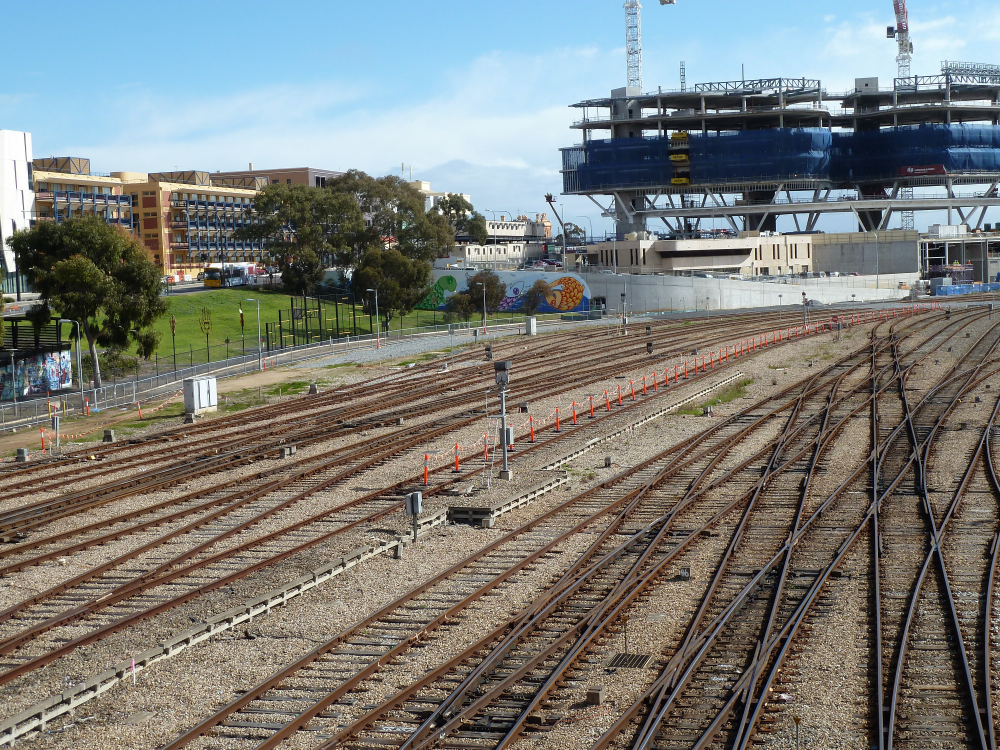
#> input picture APAP/images/APAP-railtracks/P1010517.JPG, 2000 x 1500 px (shown at 1/2 size)
$ python main.py
#> lines starting #> are read from the running program, lines starting #| are printed output that depends on the picture; after the words box and inside, x2 and y2 are one past the last pixel; in counts of white or black regions, pixels touching at a corner belong together
### APAP/matchers.py
import cv2 as cv


class matchers():
    def __init__(self):
        self.sift = cv.SIFT_create()
        FLANN_INDEX_KDTREE = 1
        index_params = dict(algorithm=FLANN_INDEX_KDTREE, trees=5)
        search_params = dict(checks=50)
        self.matcher = cv.BFMatcher()
        # self.flann = cv.FlannBasedMatcher(index_params, search_params)

    def match(self, des1, des2):
        matches = self.matcher.knnMatch(des1, des2, k=2)
        # store all the good matches as per Lowe's ratio test
        good = []
        for m, n in matches:
            if m.distance < 0.7 * n.distance:
                good.append(m)
        return good

    def getFeatures(self, img):
        gray = cv.cvtColor(img, cv.COLOR_BGR2GRAY)
        kp, des = self.sift.detectAndCompute(gray, None)
        return kp, des

### APAP/ransac.py
import numpy as np
import random
from APAP.homography import homography_fit, homography_res
import APAP.utils as utils
import cv2 as cv

random.seed(0)


class RANSAC:
    def __init__(self, M, thr, visual=True):
        self.psize = 4
        self.M = M
        self.thr = thr
        self.visual = visual

    def __call__(self, img1, img2, src, dst):
        res = self.sampling(src, dst)
        con = sum(res <= self.thr)
        maxinx = np.argmax(con)
        matchesMask = (res[:, maxinx] <= self.thr) + 0
        inliers = np.nonzero(matchesMask)[0]

        if self.visual:
            img3 = utils.cv_draw_matches(img1, img2, src, dst, inliers)
            cv.imshow("ransac's result", img3)
            cv.waitKey(0)

        return src[:, inliers], dst[:, inliers]

    def sampling(self, src, dst):
        n = src.shape[1]
        res = np.zeros((n, self.M))

        for m in range(self.M):
            pinx = random.sample(list(range(n)), self.psize)
            psub1 = src[:, pinx]
            psub2 = dst[:, pinx]

            st = homography_fit(psub1, psub2)

            ds = homography_res(st, src, dst)

            res[:, m] = ds

        return res

### APAP/homography.py
import numpy as np
from scipy import linalg
import math


def normalise2dpts(pts):
    """
    param:
      pts -  3xN array of 2D homogeneous coordinates
    return:
      newpts -  3xN array of transformed 2D homogeneous coordinates
      T      -  The 3x3 transformation matrix, newpts = T*pts
    """
    c = np.mean(pts[:2], axis=1)
    newp = np.ones_like(pts)
    newp[0, :] = pts[0, :] - c[0]
    newp[1, :] = pts[1, :] - c[1]

    dist = np.sqrt(np.square(newp[0, :]) + np.square(newp[1, :]))
    meandist = np.mean(dist)

    scale = math.sqrt(2) / meandist

    T = np.array([[scale, 0, -scale * c[0]],
                  [0, scale, -scale * c[1]],
                  [0, 0, 1]])
    newpts = np.dot(T, pts)
    return newpts, T


def get_conditioner_from_pts(Pts):
    Dim = Pts.shape[0]
    Pts = Pts[0:Dim - 1, :]

    m = np.mean(Pts, axis=1)
    s = np.std(Pts, axis=1, ddof=1)
    s = s + (s == 0)

    norm = math.sqrt(2) / s

    T = np.array([[norm[0], 0, -norm[0] * m[0]],
                  [0, norm[1], -norm[1] * m[1]],
                  [0, 0, 1]])
    return T


def condition_2d(p, C):
    pc = np.dot(C, p)
    return pc


def generate_A(xs1, xs2):
    c = xs1.shape[1]
    A = np.zeros((2 * c, 9))
    ooo = np.zeros(3)
    for k in range(c):
        p1 = xs1[:, k]
        p2 = xs2[:, k]
        A[2 * k] = np.hstack((np.dot(p1, p2[2]), ooo, -np.dot(p1, p2[0])))
        A[2 * k + 1] = np.hstack((ooo, np.dot(p1, p2[2]), -np.dot(p1, p2[1])))
    return A


def homography_fit(x1, x2):
    nf1, N1 = normalise2dpts(x1)
    nf2, N2 = normalise2dpts(x2)
    # condition points
    C1 = get_conditioner_from_pts(nf1)
    C2 = get_conditioner_from_pts(nf2)
    cf1 = condition_2d(nf1, C1)
    cf2 = condition_2d(nf2, C2)

    A = generate_A(cf1, cf2)

    u, s, v = linalg.svd(A)

    h = v[8]
    H = np.reshape(h, (3, 3))
    # decondition
    H = np.linalg.inv(C2).dot(H).dot(C1)
    # denormalise
    H = np.linalg.inv(N2).dot(H).dot(N1)

    return H / H[2, 2]


# [33 lines left out: functions homography_res, get_hom_final_size, not called in this run]

### APAP/imagewarping.py
import numpy as np
from scipy import linalg
import cv2 as cv


def _meshgrid(width_max, width_min, height_max, height_min):
    width = int(round(width_max - width_min + 1))
    height = int(round(height_max - height_min + 1))
    x_t = np.matmul(np.ones([height, 1]),
                    np.transpose(np.expand_dims(np.linspace(width_min, width_max, width), 1), [1, 0]))
    y_t = np.matmul(np.expand_dims(np.linspace(height_min, height_max, height), 1),
                    np.ones([1, width]))

    x_t_flat = np.reshape(x_t, (1, -1))
    y_t_flat = np.reshape(y_t, (1, -1))

    ones = np.ones_like(x_t_flat)
    grid = np.vstack((x_t_flat, y_t_flat, ones))
    return grid

def transform(Hg, width_max, width_min, height_max, height_min):
    out_width = int(round(width_max - width_min + 1))
    out_height = int(round(height_max - height_min + 1))

    grid = _meshgrid(width_max, width_min, height_max, height_min)

    T_g = np.matmul(Hg, grid)

    x_ = T_g[0] / T_g[2]
    y_ = T_g[1] / T_g[2]

    x_map = x_.reshape([out_height, out_width])
    y_map = y_.reshape([out_height, out_width])

    return x_map.astype(np.float32), y_map.astype(np.float32)


def _meshgrid2(width_max, width_min, height_max, height_min, sh, eh, sw, ew):
    hn = eh - sh + 1
    wn = ew - sw + 1

    width = int(round(width_max - width_min + 1))
    height = int(round(height_max - height_min + 1))
    x_t = np.matmul(np.ones([hn, 1]),
                    np.transpose(np.expand_dims(np.linspace(width_min, width_max, width)[sw:sw+wn], 1), [1, 0]))
    y_t = np.matmul(np.expand_dims(np.linspace(height_min, height_max, height)[sh:sh+hn], 1),
                    np.ones([1, wn]))

    x_t_flat = np.reshape(x_t, (1, -1))
    y_t_flat = np.reshape(y_t, (1, -1))

    ones = np.ones_like(x_t_flat)
    grid = np.vstack((x_t_flat, y_t_flat, ones))
    return grid

def transform3(Hmdlt, width_max, width_min, height_max, height_min, grid_w, grid_h):

    Hmdlt = Hmdlt.reshape(grid_h+1, grid_w+1, 3, 3)

    out_width = int(round(width_max - width_min + 1))
    out_height = int(round(height_max - height_min + 1))

    gh = int(out_height / grid_h)
    gw = int(out_width / grid_w)

    x_ = []
    y_ = []
    for i in range(grid_h):
        row_x_ = []
        row_y_ = []
        for j in range(grid_w):
            H = Hmdlt[i, j, :, :]
            sh = i * gh
            eh = (i + 1) * gh - 1
            sw = j * gw
            ew = (j + 1) * gw - 1
            if (i == grid_h - 1):
                eh = out_height - 1
            if (j == grid_w - 1):
                ew = out_width - 1

            grid = _meshgrid2(width_max, width_min, height_max, height_min, sh, eh, sw, ew)

            T_g = linalg.solve(H, grid)
            x_s_flat = T_g[0]
            y_s_flat = T_g[1]
            z_s_flat = T_g[2]

            t_1 = np.ones_like(z_s_flat)
            t_0 = np.zeros_like(z_s_flat)

            sign_z_flat = np.where(z_s_flat >= 0, t_1, t_0) * 2 - 1
            z_s_flat = z_s_flat + sign_z_flat * 1e-8
            x_s_flat = x_s_flat / z_s_flat
            y_s_flat = y_s_flat / z_s_flat

            x_s = np.reshape(x_s_flat, [eh - sh + 1, ew - sw + 1])
            y_s = np.reshape(y_s_flat, [eh - sh + 1, ew - sw + 1])
            row_x_.append(x_s)
            row_y_.append(y_s)
        row_x = np.hstack(row_x_)
        row_y = np.hstack(row_y_)
        x_.append(row_x)
        y_.append(row_y)

    x_map = np.vstack(x_, dtype=np.float16).reshape([out_height, out_width])
    y_map = np.vstack(y_, dtype=np.float16).reshape([out_height, out_width])

    return x_map.astype(np.float32), y_map.astype(np.float32)


def imagewarping(img1, img2, H, min_x, max_x, min_y, max_y, C1=None, C2=None):

    out_width = int(round(max_x - min_x + 1))
    out_height = int(round(max_y - min_y + 1))
    off = [int(round(-min_x)), int(round(-min_y))]
    warped_img1 = np.zeros((out_height, out_width, 3), np.uint8)
    warped_img1[off[1]:off[1] + img1.shape[0], off[0]:off[0] + img1.shape[1], :] = img1
    mask1 = np.ones((img1.shape[0], img1.shape[1]))
    warped_mask1 = np.zeros([out_height, out_width], dtype=np.float16)
    warped_mask1[off[1]:off[1] + img1.shape[0], off[0]:off[0] + img1.shape[1]] = mask1

    if C1 != None and C2 != None:    # mdlt
        map_x, map_y = transform3(H, max_x, min_x, max_y, min_y, C1 - 1, C2 - 1)
        warped_img2 = cv.remap(img2, map_x, map_y, interpolation=cv.INTER_LINEAR, borderMode=cv.BORDER_REFLECT)

    else:    # global
        map_x, map_y = transform(H, max_x, min_x, max_y, min_y)
        warped_img2 = cv.remap(img2, map_x, map_y, interpolation=cv.INTER_LINEAR, borderMode=cv.BORDER_REFLECT)

    mask2 = np.ones((img2.shape[0], img2.shape[1]))
    warped_mask2 = cv.remap(mask2, map_x, map_y, interpolation=cv.INTER_LINEAR)

    return warped_img1, warped_img2, warped_mask1, warped_mask2

### APAP/imageblending.py
import numpy as np
import cv2 as cv


def imageblending(warped_img1, warped_img2, w1, w2):

    mass = w1 + w2
    mass[mass == 0] = np.nan

    # If a pixel value is non-zero then its weight should be max, otherwise, the other should be maximised.

    output_canvas = np.zeros_like(warped_img1)

    for c in range(warped_img1.shape[2]):
       output_canvas[:, :, c] = ((warped_img1[:, :, c] * w1) + (warped_img2[:, :, c] * w2)) / mass

    return output_canvas

### APAP/apap.py
import numpy as np
from scipy import linalg
from APAP.homography import normalise2dpts, get_conditioner_from_pts, condition_2d, generate_A


class APAP_stitching():
    def __init__(self, gamma, sigma):
        super().__init__()
        self.gamma = gamma
        self.sigma = sigma

    def __call__(self, src_p, dst_p, vertices):
        """
        local homography estimation
        :param src_p: shape [3, N]
        :param dst_p: shape [3, N]
        :param vertices: shape [mesh_size*mesh_size, 2]
        :return: np.ndarray [meshsize*meshsize, 9]
        """
        nf1, N1 = normalise2dpts(src_p)
        nf2, N2 = normalise2dpts(dst_p)
        C1 = get_conditioner_from_pts(nf1)
        C2 = get_conditioner_from_pts(nf2)
        cf1 = condition_2d(nf1, C1)
        cf2 = condition_2d(nf2, C2)

        A = generate_A(cf1, cf2)
        # print('A', A.shape)

        Kp = src_p[:2].T  # ->shape [N, 2]
        # print('Kp', Kp.shape)

        Hmdlt = np.zeros((len(vertices), 9))
        for i in range(len(vertices)):
            # Obtain kernel
            dist = np.sqrt(np.sum(np.square(vertices[i, :] - Kp), axis=1))
            Gki = np.exp(-dist / self.sigma ** 2)

            # Capping/offsetting kernel
            Wi = np.maximum(Gki, self.gamma)

            W = np.diag(np.repeat(Wi, 2))
            WA = np.dot(W, A)

            U, S, V = linalg.svd(WA, 0)
            v = V[8]

            h = v.reshape(3, 3)

            # De-condition
            h = np.linalg.inv(C2).dot(h).dot(C1)
            # De-normalize
            h = np.linalg.inv(N2).dot(h).dot(N1)
            h = h / h[2, 2]

            Hmdlt[i, :] = h.ravel()

        return Hmdlt


def get_mdlt_final_size(img1, img2, Hmdlt, C1, C2):
    x_list = np.linspace(0, img2.shape[1]-1, C1)
    y_list = np.linspace(0, img2.shape[0]-1, C2)
    x, y = np.meshgrid(x_list, y_list)

    # out_x = np.zeros(x.shape)
    # out_y = np.zeros(y.shape)
    out = []

    for i in range(y.shape[0]):
        for j in range(x.shape[1]):
            if i==0 or i==y.shape[0]-1 or j==0 or j==x.shape[1]-1:    # boundaries
                grididx = i * x.shape[1] + j

                T = Hmdlt[grididx, :].reshape(3, 3)
                # T = linalg.inv(T)

                in_x = x[i, j]
                in_y = y[i, j]

                out_x = (T[0, 0] * in_x + T[0, 1] * in_y + T[0, 2]) / \
                        (T[2, 0] * in_x + T[2, 1] * in_y + T[2, 2])

                out_y = (T[1, 0] * in_x + T[1, 1] * in_y + T[1, 2]) / \
                        (T[2, 0] * in_x + T[2, 1] * in_y + T[2, 2])

                out.append([out_x, out_y])

    out = np.array(out)

    min_x = min(min(out[:, 0]), 0)
    max_x = max(max(out[:, 0]), img1.shape[1]-1)
    min_y = min(min(out[:, 1]), 0)
    max_y = max(max(out[:, 1]), img1.shape[0]-1)

    return min_x, max_x, min_y, max_y

### APAP/main.py
import cv2 as cv
import numpy as np
import math
import time
import matchers
from ransac import RANSAC
from homography import homography_fit, get_hom_final_size
from apap import APAP_stitching, get_mdlt_final_size
from imagewarping import imagewarping
from imageblending import imageblending
import config

def resize_image(img):
    ori_image_size = img.shape[0]*img.shape[1]
    if ori_image_size > 1000*600:
        scale = math.sqrt(1000*600 / ori_image_size)
        img = cv.resize(img, None, fx=scale, fy=scale)
    return img

## Read images
# img1 = cv.imread('images/DHW-temple/4.JPG')
# img2 = cv.imread('images/DHW-temple/5.JPG')
img1 = cv.imread('images/APAP-railtracks/P1010517.JPG')
#> img1 is the input picture: shape (1500, 2000, 3); mean B, G, R 120.2, 124.1, 122.2
img2 = cv.imread('images/APAP-railtracks/P1010520.JPG')
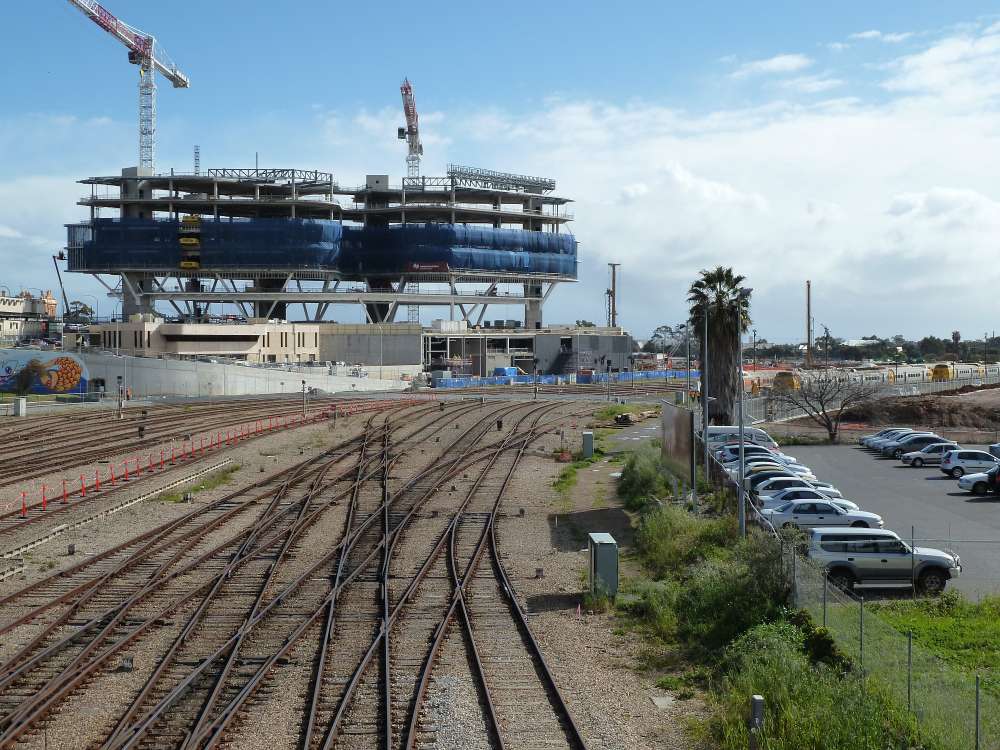
#> input picture APAP/images/APAP-railtracks/P1010520.JPG, 2000 x 1500 px (shown at 1/2 size)
#> img2 is the input picture: shape (1500, 2000, 3); mean B, G, R 133.9, 132.1, 121.4
img1 = resize_image(img1)    # resize to avoid out of memory
img2 = resize_image(img2)

## SIFT keypoint detection and matching
t0 = time.time()
matcher_obj = matchers.matchers()
kp1, ds1 = matcher_obj.getFeatures(img1)
#> in getFeatures, `gray = cv.cvtColor(img, cv.COLOR_BGR2GRAY)`:
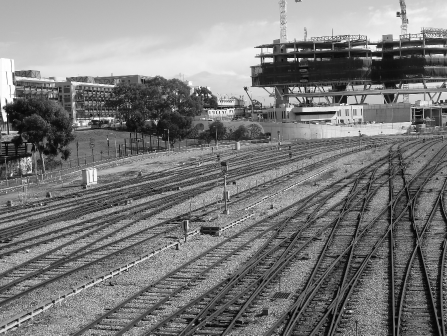
#> gray: shape (671, 894) (shown at 1/2 size); min 0, max 255, mean 122.9
#> in getFeatures, `kp, des = self.sift.detectAndCompute(gray, None)`: kp = 5895 keypoints; strongest (x, y, size): (405, 189, 2.2), (10, 238, 5.9), (599, 118, 4.1), (719, 263, 2)
#> kp1 has the same summary as kp in getFeatures
kp2, ds2 = matcher_obj.getFeatures(img2)
#> in getFeatures (call 2), `gray = cv.cvtColor(img, cv.COLOR_BGR2GRAY)`:
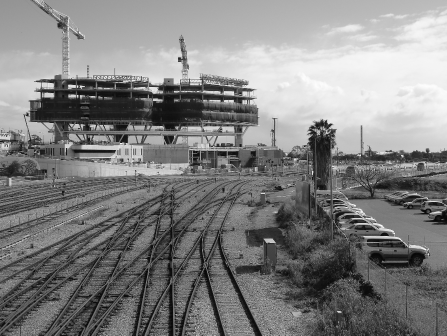
#> gray: shape (671, 894) (shown at 1/2 size); min 0, max 255, mean 129
#> in getFeatures (call 2), `kp, des = self.sift.detectAndCompute(gray, None)`: kp = 4223 keypoints; strongest (x, y, size): (271, 342, 1.9), (155, 172, 2.2), (721, 310, 1.8), (155, 191, 2.2)
#> kp2 has the same summary as kp in getFeatures
matches = matcher_obj.match(ds1, ds2)
#> in match, `matches = self.matcher.knnMatch(des1, des2, k=2)`: matches = 5895 matches
#> after the loop in match, `for m, n in matches:`: good = 421 matches
#> matches = 421 matches
print("Number of matches: ", len(matches))
#| Number of matches:  421
print('Keypoint detection and matching done in {:.6f}s'.format(time.time() - t0))

src_orig = np.float32([kp1[m.queryIdx].pt for m in matches])
#> src_orig = 421 pairs, first value 17.17 to 887.1, second value 21.06 to 583.3
dst_orig = np.float32([kp2[m.trainIdx].pt for m in matches])
#> dst_orig = 421 pairs, first value 9.16 to 722.6, second value 110.5 to 657.1
src_orig = np.vstack((src_orig.T, np.ones((1, len(matches)))))
dst_orig = np.vstack((dst_orig.T, np.ones((1, len(matches)))))

##################
# Outlier removal.
##################
t1 = time.time()
ransac = RANSAC(config.M, config.thr, visual=False)
src_fine, dst_fine = ransac(img1, img2, src_orig, dst_orig)
#> the loop in sampling, `for m in range(self.M):` made 500 passes
#> (N1 in homography_fit, N2 in homography_fit) on passes 1, 3: ([[0.0102, 0, -6.89], [0, 0.0102, -1.82], [0, 0, 1]], [[0.00985, 0, -2.26], [0, 0.00985, -2.56], [0, 0, 1]]), ([[0.0105, 0, -7.55], [0, 0.0105, -2.44], [0, 0, 1]], [[0.0106, 0, -2.88], [0, 0.0106, -3.33], [0, 0, 1]])
print("Number of inliers: ", src_fine.shape[1])
#| Number of inliers:  409
print('RANSAC sampling done in {:.6f}s'.format(time.time() - t1))

########################
# Global homography (H).
########################
print("\nDLT (projective transform) on inliers")
# Refine homography using DLT on inliers.
Hg = homography_fit(src_fine, dst_fine)

#############################################
# Image stitching with global homography (H).
#############################################
# Obtaining size of canvas (using global Homography)
min_x, max_x, min_y, max_y = get_hom_final_size(img1, img2, Hg)

# warping images
t0 = time.time()
warped_img1, warped_img2, warped_mask1, warped_mask2 = imagewarping(img1, img2, Hg, min_x, max_x, min_y, max_y)
#> in imagewarping, `warped_mask1[off[1]:off[1] + img1.shape[0], off[0]:off[0] + img1.shape..`:
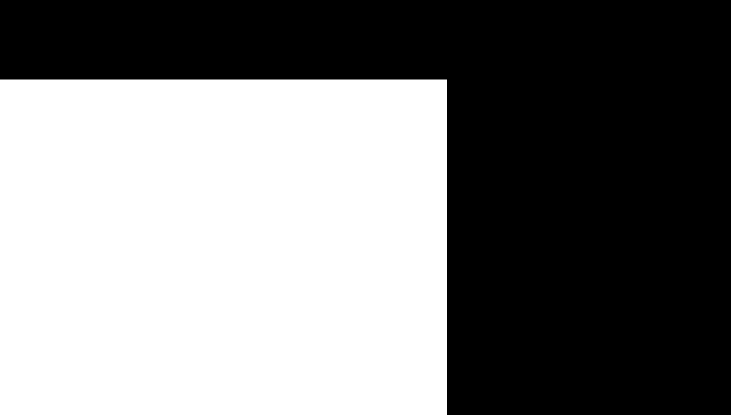
#> warped_mask1: shape (830, 1461) float16 (shown at 1/2 size); values 0 (black) and 1 (white), 49.5% white; 1 white region, box (x1, y1, x2, y2) and area: (0, 159, 894, 830) 599874
print("> Warping images by global homography done in {:.6f}s".format(time.time() - t0))

# blending
t0 = time.time()
linear_hom = imageblending(warped_img1, warped_img2, warped_mask1, warped_mask2)
print("  Homography linear image blending done in {:.6f}s".format(time.time() - t0))
cv.imshow("linear_hom", linear_hom)
cv.waitKey(1)

##########################
# Moving DLT (projective).
##########################
print('\nAs-Projective-As-Possible Moving DLT on inliers')
start = time.time()
# Generating mesh for MDLT
X, Y = np.meshgrid(np.linspace(0, img2.shape[1]-1, config.C1), np.linspace(0, img2.shape[0]-1, config.C2))
# Mesh (cells) vertices' coordinates
Mv = np.array([X.ravel(), Y.ravel()]).T
# Perform Moving DLT
apap = APAP_stitching(config.gamma, config.sigma)
Hmdlt = apap(dst_fine, src_fine, Mv)
print('Moving DLT main loop done in {:.4f}s'.format(time.time() - start))

##################################
# Image stitching with Moving DLT.
##################################
min_x, max_x, min_y, max_y = get_mdlt_final_size(img1, img2, Hmdlt, config.C1, config.C2)
t0 = time.time()
warped_img1, warped_img2, warped_mask1, warped_mask2 = imagewarping(img1, img2, Hmdlt, min_x, max_x, min_y, max_y,
                                                                    config.C1, config.C2)
#> call 2 of imagewarping, with H = array of shape (2500, 9), min_x = 0, max_x = 1468.2, min_y = -155.5, max_y = 670, C1 = 50, C2 = 50
#> in imagewarping (call 2), `warped_mask2 = cv.remap(mask2, map_x, map_y, interpolation=cv.INTER_LI..`:
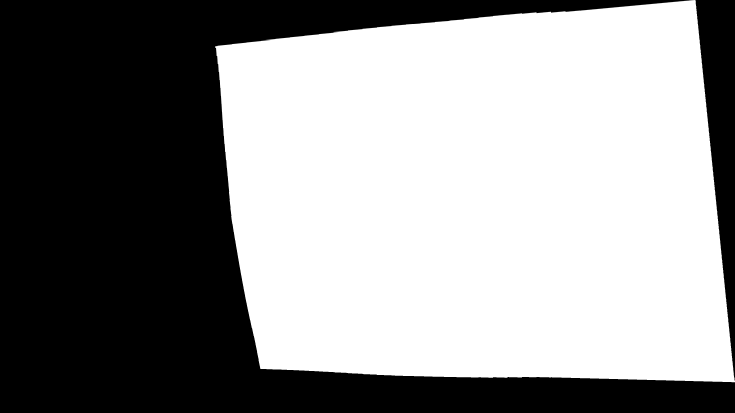
#> warped_mask2: shape (826, 1469) float64 (shown at 1/2 size); min 0, max 1, mean 0.566
print("> Warping images with Moving DLT done in {:.6f}s".format(time.time() - t0))

t0 = time.time()
linear_mdlt = imageblending(warped_img1, warped_img2, warped_mask1, warped_mask2)
#> in imageblending (call 2), `mass = w1 + w2`:
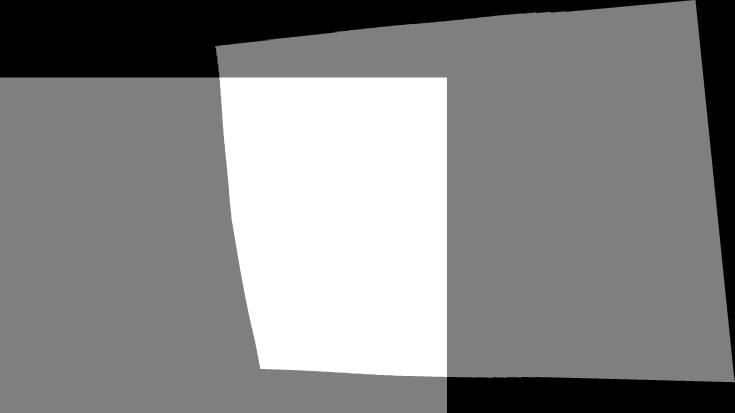
#> mass: shape (826, 1469) float64 (shown at 1/2 size); min 0, max 2, mean 1.06; drawn with min black and max white
#> after the loop in imageblending (call 2), `for c in range(warped_img1.shape[2]):`:
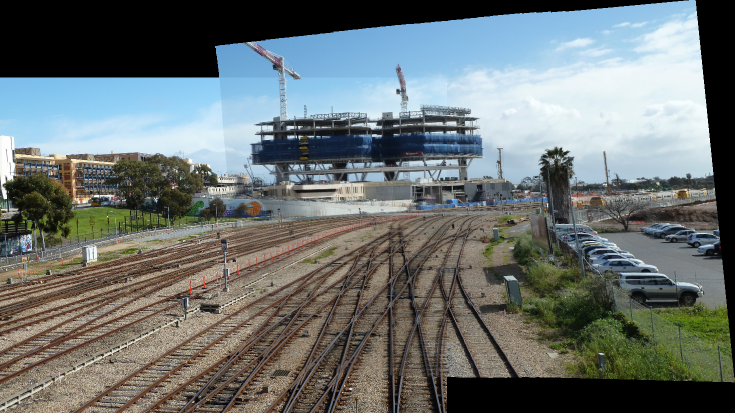
#> output_canvas: shape (826, 1469, 3) (shown at 1/2 size); mean of channels 0, 1, 2 112.9, 113.9, 107.1; drawn as B, G, R
print("  Moving DLT linear image blending done in {:.6f}s".format(time.time() - t0))
cv.imshow("linear_mdlt", linear_mdlt)
cv.waitKey(0)
cv.destroyAllWindows()
